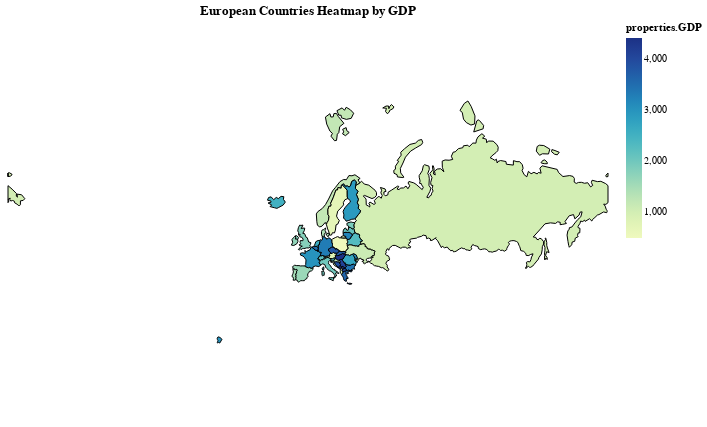

Source (notebook cell):
### Code cell
import altair as alt
import geopandas as gpd
import pandas as pd

# Load world data
world = gpd.read_file(gpd.datasets.get_path('naturalearth_lowres'))

# Filter for European countries
europe = world[world['continent'] == 'Europe']

# Sample data attribute (e.g., GDP)
# Normally you would load this from your data source
europe['GDP'] = pd.Series([1000, 1200, 3000, 700, 2300, 1100, 500, 800, 4400, 3100, 2700, 3200, 2100, 1900, 3300, 3400, 3600, 900, 1300, 2200, 2800, 3500, 2600, 1500, 1600, 1700, 2000, 1400, 1800, 2500, 2400, 2900, 3700, 3800, 3900, 4000, 4100, 4200, 4300], 
                     index=europe.index)

# Convert to GeoJSON for Altair
europe = europe.to_json()

# Create a GeoJSON data object in Altair
data = alt.Data(values=europe, format=alt.DataFormat(property='features',type='json'))

# Geographic plot
chart = alt.Chart(data).mark_geoshape(
    stroke='black'
).encode(
    color='properties.GDP:Q', # Use the GDP value for coloring
    tooltip=[alt.Tooltip('properties.name:N', title='Country'), alt.Tooltip('properties.GDP:Q', title='GDP')]
).properties(
    width=600,
    height=400,
    title='European Countries Heatmap by GDP'
).project(
    type='mercator'
)

chart.display()
